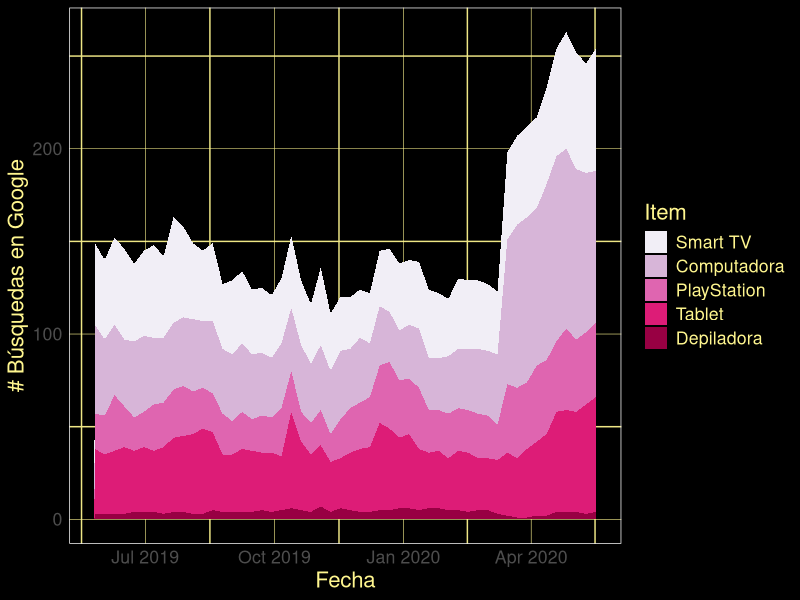

Write the R code that produced this figure.
library(dplyr)
library(ggplot2)
library(lubridate)
library(tidyr)

#### my black theme

my_theme_black<- function (base_size = 16, base_family = ""){
    theme_minimal() +
        theme(line = element_line(colour = "khaki1", size = 0.5, linetype = 1, 
                                lineend = "butt"), 
            rect = element_rect(fill = "khaki1", 
                                colour = "khaki1", size = 0.5, linetype = 1), 
            text = element_text(family = base_family, 
                                face = "plain", colour = "khaki1", size = base_size,
                                angle = 0, lineheight = 0.9, hjust = 0.5, vjust = 0.5),
            plot.background = element_rect(colour = 'black', fill = 'black'),
            plot.title = element_text(size = rel(1.2)),
            panel.border = element_rect(fill = NA, colour = "white"), 
            panel.grid.major = element_line(colour = "khaki1", size = 0.2), 
            panel.grid.minor = element_line(colour = "khaki2", size = 0.5),
            strip.background = element_rect(fill = "khaki3", colour = "khaki3")
        )
}

datos <- read.csv('Dia9.csv',header=T, sep=',',skip=2,
                 stringsAsFactors=TRUE)
colnames(datos)[2:6]=do.call(rbind,strsplit(colnames(datos)[2:6],
                                            split="[.]"))[,2]

datos %>%
    mutate(fecha = parse_date_time(Semana, "%Y-%m-%d")) %>%
    pivot_longer(cols=Smart:Depiladora,names_to = "Item",
    values_to = "Busquedas") %>%
    select(-Semana) ->datos
datos$Item<-factor(datos$Item, levels = unique(datos$Item))
levels(datos$Item)[1]="Smart TV"
g <- ggplot(datos, aes(x=fecha, y=Busquedas)) + geom_area(aes(
    fill=Item), alpha=1)+
    scale_fill_brewer(palette = "PuRd")+
    theme(legend.position = "bottom",
          legend.text = element_text(face=c(rep("plain",4), "bold")),
          plot.background = element_rect(fill="black"))+
    labs(x="Fecha", y="# Búsquedas en Google")+my_theme_black()

